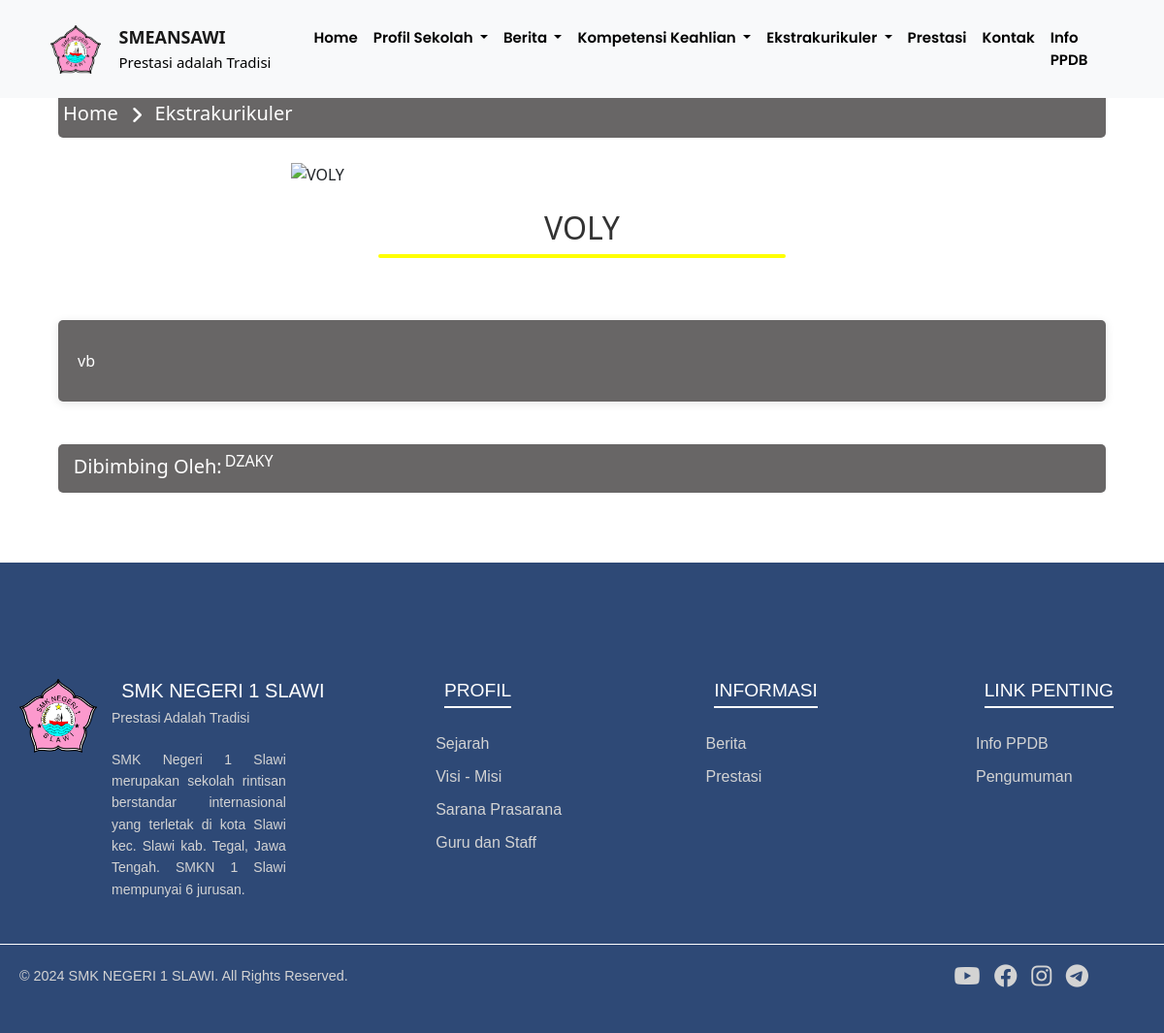
/ekstrakurikuler/detail/4, run on the app's committed database.
### tables this page shows
CREATE TABLE `ekstrakurikuler` (
  `id` int NOT NULL,
  `nama_ekstra` varchar(100) NOT NULL,
  `deskripsi` text NOT NULL,
  `logo` varchar(255) DEFAULT NULL,
  `gambar` varchar(255) DEFAULT NULL,
  `pembimbing` varchar(255) DEFAULT NULL,
  `user_id` int DEFAULT NULL,
  `create_at` datetime DEFAULT CURRENT_TIMESTAMP,
  `update_at` datetime DEFAULT CURRENT_TIMESTAMP ON UPDATE CURRENT_TIMESTAMP,
  `delete_at` datetime DEFAULT NULL
);

### application/controllers/Eskuldetail.php (called while the page is built, shortened)
<?php
class EskulDetail extends CI_Controller
{
    public function __construct()
    {
        $this->load->model('Ekstrakurikuler_model');
    }
    public function index($id)
    {
        $data['eskul'] = $this->Ekstrakurikuler_model->get_eskul_by_id($id);
        $this->load->view('user/header');
        $this->load->view('user/eskuldetail/eskuldetail', $data);
        $this->load->view('user/footer');
    }
    }

### index.php (called while the page is built, shortened)
<?php
require_once BASEPATH.'core/CodeIgniter.php';

### application/models/Ekstrakurikuler_model.php (called while the page is built, shortened)
<?php
class Ekstrakurikuler_model extends CI_Model {
    public function get_eskul_by_id($id) {
        return $this->db->get_where('ekstrakurikuler', ['id' => $id])->row_array();
    }
}

### application/views/user/eskuldetail/eskuldetail.php (the view, shortened to what this page needs)
</head>
<body>
    <br>
<br>
<br>
<br>
<div class="containersambutankepalasekolah">
    <h4 class="home" style="font-size: 20px; margin-top: 4px;">Home</h4>
    <i class="fa fa-angle-right icon" style="font-size: 20px;"></i>
    <h4 style="margin-left: 1%; font-size: 20px; margin-top: 4px;">Ekstrakurikuler</h4>
</div>
<br>
<div class="imagepmr">
    <img src="<?= base_url('uploads/ekstrakurikuler/' . $eskul['gambar']); ?>" alt="<?= $eskul['nama_ekstra']; ?>" class="pmr-img" width="50%" style="margin-left: 25%;">
</div>
<br>
<div class="judulsambutan">
    <h2><?= $eskul['nama_ekstra']; ?></h2>
    <div class="underline"></div>
</div>
<br>
<div class="isisambutan">
    <p><?= $eskul['deskripsi']; ?></p>
</div>
<br>
<div class="containersambutankepalasekolah">
    <h4 style="margin-left: 1%; font-size: 20px; margin-top: 4px;">Dibimbing Oleh:</h4>
    <p><?= $eskul['pembimbing']; ?></p>
</div>
<br>
<br>
<br>
<footer>
</footer>
</body>
</html>

### template/assets/css/style.css (style rules this page uses)
* { margin: 0; padding: 0; box-sizing: border-box; }
body { font-family: 'Poppins', sans-serif; }
.home { position: relative; text-align: center; }
p { text-align: justify; }
.underline { width: 100px; height: 4px; margin-top: 20px; margin: 0 auto; background-color: rgb(251, 255, 0); position: relative; }
.underline { width: 20%; height: 2px; background-color: rgb(255, 251, 20); margin-top: 9px; }
.containersambutankepalasekolah { display: flex; align-items: center; gap: 3px; background-color: #686666; padding: 5px; border-radius: 5px; color: rgb(255, 255, 255); width: 90%; margin-left: 5%; }
.home { margin-right: 10px; }
.icon { margin-left: 1px; font-size: 10px; }
.judulsambutan { text-align: center; margin-bottom: 20px; }
.underline { width: 35%; height: 4px; background-color: yellow; margin: 0 auto; border-radius: 2px; }
.isisambutan { background-color: #686666; padding: 20px; border-radius: 5px; width: 90%; margin: 20px auto; box-shadow: 0 2px 10px rgba(0, 0, 0, 0.1); margin-left: 5%; }
.isisambutan p { margin: 10px 0; color: white; }
h2 { text-align: center; color: #333; margin-bottom: 20px; }

### application/views/user/footer.php (style rules this page uses)
footer { background-color: #2e4976; color: #d3d3d3; padding: 40px 0; font-family: 'Arial', sans-serif; width: auto; }

### data on the page
ekstrakurikuler: nama_ekstra "VOLY", deskripsi "vb", pembimbing "DZAKY"
